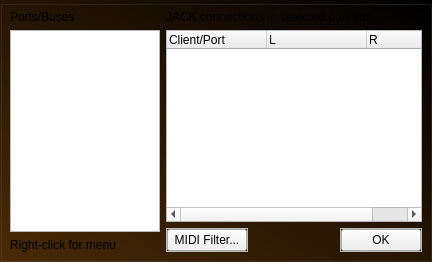
        <widget class="QWidget" name="connectionsPage">
         <layout class="QGridLayout" name="gridLayout_30">
          <property name="leftMargin">
           <number>0</number>
          </property>
          <property name="topMargin">
           <number>0</number>
          </property>
          <property name="rightMargin">
           <number>0</number>
          </property>
          <property name="bottomMargin">
           <number>0</number>
          </property>
          <item row="0" column="0">
           <widget class="QGroupBox" name="groupBox_11">
            <property name="styleSheet">
             <string notr="true">QGroupBox {

	margin-top: 0;

	background-color: qlineargradient(spread:pad, x1:1, y1:0.00568182, x2:0, y2:1, stop:0 rgba(0, 0, 0, 255), stop:1 rgba(74, 42, 6, 255));

border-top-color: qlineargradient(spread:pad, x1:1, y1:0, x2:0, y2:0, stop:0 rgba(70, 70, 70, 255), stop:1 rgba(59, 59, 59, 255));
	border-left-color: qlineargradient(spread:pad, x1:0, y1:1, x2:0, y2:0, stop:0 rgba(70, 70, 70, 255), stop:1 rgba(59, 59, 59, 255));
border-right-color: qlineargradient(spread:pad, x1:0, y1:1, x2:0, y2:0, stop:0 rgba(120, 120, 120, 255), stop:1 rgba(70, 70, 70, 255));
border-bottom-color: qlineargradient(spread:pad, x1:1, y1:0, x2:0, y2:0, stop:0 rgba(120, 120, 120, 255), stop:1 rgba(70, 70, 70, 255));

}</string>
            </property>
            <property name="title">
             <string/>
            </property>
            <layout class="QGridLayout" name="gridLayout_32" columnstretch="0,1">
             <item row="0" column="0">
              <layout class="QVBoxLayout" name="verticalLayout">
               <item>
                <widget class="QLabel" name="label_7">
                 <property name="sizePolicy">
                  <sizepolicy hsizetype="Preferred" vsizetype="Preferred">
                   <horstretch>0</horstretch>
                   <verstretch>0</verstretch>
                  </sizepolicy>
                 </property>
                 <property name="text">
                  <string>Ports/Buses</string>
                 </property>
                </widget>
               </item>
               <item>
                <widget class="QTreeWidget" name="tree_portsBusses">
                 <property name="maximumSize">
                  <size>
                   <width>150</width>
                   <height>16777215</height>
                  </size>
                 </property>
                 <property name="headerHidden">
                  <bool>true</bool>
                 </property>
                 <column>
                  <property name="text">
                   <string notr="true">1</string>
                  </property>
                 </column>
                </widget>
               </item>
               <item>
                <widget class="QLabel" name="label_13">
                 <property name="text">
                  <string>Right-click for menu</string>
                 </property>
                </widget>
               </item>
              </layout>
             </item>
             <item row="0" column="1">
              <layout class="QVBoxLayout" name="verticalLayout_5">
               <item>
                <widget class="QLabel" name="label_12">
                 <property name="text">
                  <string>JACK connections to selected port/bus</string>
                 </property>
                </widget>
               </item>
               <item>
                <widget class="QTreeWidget" name="tree_Connections">
                 <property name="styleSheet">
                  <string notr="true"/>
                 </property>
                 <property name="alternatingRowColors">
                  <bool>false</bool>
                 </property>
                 <property name="headerHidden">
                  <bool>false</bool>
                 </property>
                 <column>
                  <property name="text">
                   <string notr="true">Client/Port</string>
                  </property>
                 </column>
                 <column>
                  <property name="text">
                   <string>L</string>
                  </property>
                 </column>
                 <column>
                  <property name="text">
                   <string>R</string>
                  </property>
                 </column>
                </widget>
               </item>
               <item>
                <layout class="QGridLayout" name="gridLayout_31">
                 <item row="0" column="2">
                  <widget class="QFrame" name="frame_13">
                   <property name="styleSheet">
                    <string notr="true"/>
                   </property>
                   <property name="frameShape">
                    <enum>QFrame::StyledPanel</enum>
                   </property>
                   <property name="frameShadow">
                    <enum>QFrame::Raised</enum>
                   </property>
                   <property name="buttonFrame" stdset="0">
                    <bool>true</bool>
                   </property>
                   <layout class="QHBoxLayout" name="horizontalLayout_16">
                    <property name="spacing">
                     <number>1</number>
                    </property>
                    <property name="leftMargin">
                     <number>0</number>
                    </property>
                    <property name="topMargin">
                     <number>0</number>
                    </property>
                    <property name="rightMargin">
                     <number>0</number>
                    </property>
                    <property name="bottomMargin">
                     <number>0</number>
                    </property>
                    <item>
                     <widget class="QPushButton" name="pushButton_connectionsPage_OK">
                      <property name="sizePolicy">
                       <sizepolicy hsizetype="Minimum" vsizetype="Minimum">
                        <horstretch>0</horstretch>
                        <verstretch>0</verstretch>
                       </sizepolicy>
                      </property>
                      <property name="minimumSize">
                       <size>
                        <width>78</width>
                        <height>0</height>
                       </size>
                      </property>
                      <property name="styleSheet">
                       <string notr="true"/>
                      </property>
                      <property name="text">
                       <string>OK</string>
                      </property>
                      <property name="KonfytWideButton" stdset="0">
                       <bool>true</bool>
                      </property>
                     </widget>
                    </item>
                   </layout>
                  </widget>
                 </item>
                 <item row="0" column="1">
                  <spacer name="horizontalSpacer">
                   <property name="orientation">
                    <enum>Qt::Horizontal</enum>
                   </property>
                   <property name="sizeHint" stdset="0">
                    <size>
                     <width>40</width>
                     <height>20</height>
                    </size>
                   </property>
                  </spacer>
                 </item>
                 <item row="0" column="0">
                  <widget class="QFrame" name="frame_connectionsPage_MidiFilter">
                   <property name="styleSheet">
                    <string notr="true"/>
                   </property>
                   <property name="frameShape">
                    <enum>QFrame::StyledPanel</enum>
                   </property>
                   <property name="frameShadow">
                    <enum>QFrame::Raised</enum>
                   </property>
                   <property name="buttonFrame" stdset="0">
                    <bool>true</bool>
                   </property>
                   <layout class="QHBoxLayout" name="horizontalLayout_33">
                    <property name="spacing">
                     <number>1</number>
                    </property>
                    <property name="leftMargin">
                     <number>0</number>
                    </property>
                    <property name="topMargin">
                     <number>0</number>
                    </property>
                    <property name="rightMargin">
                     <number>0</number>
                    </property>
                    <property name="bottomMargin">
                     <number>0</number>
                    </property>
                    <item>
                     <widget class="QPushButton" name="pushButton_connectionsPage_MidiFilter">
                      <property name="sizePolicy">
                       <sizepolicy hsizetype="Minimum" vsizetype="Minimum">
                        <horstretch>0</horstretch>
                        <verstretch>0</verstretch>
                       </sizepolicy>
                      </property>
                      <property name="minimumSize">
                       <size>
                        <width>0</width>
                        <height>0</height>
                       </size>
                      </property>
                      <property name="styleSheet">
                       <string notr="true"/>
                      </property>
                      <property name="text">
                       <string>MIDI Filter...</string>
                      </property>
                     </widget>
                    </item>
                   </layout>
                  </widget>
                 </item>
                </layout>
               </item>
              </layout>
             </item>
            </layout>
           </widget>
          </item>
         </layout>
        </widget>
